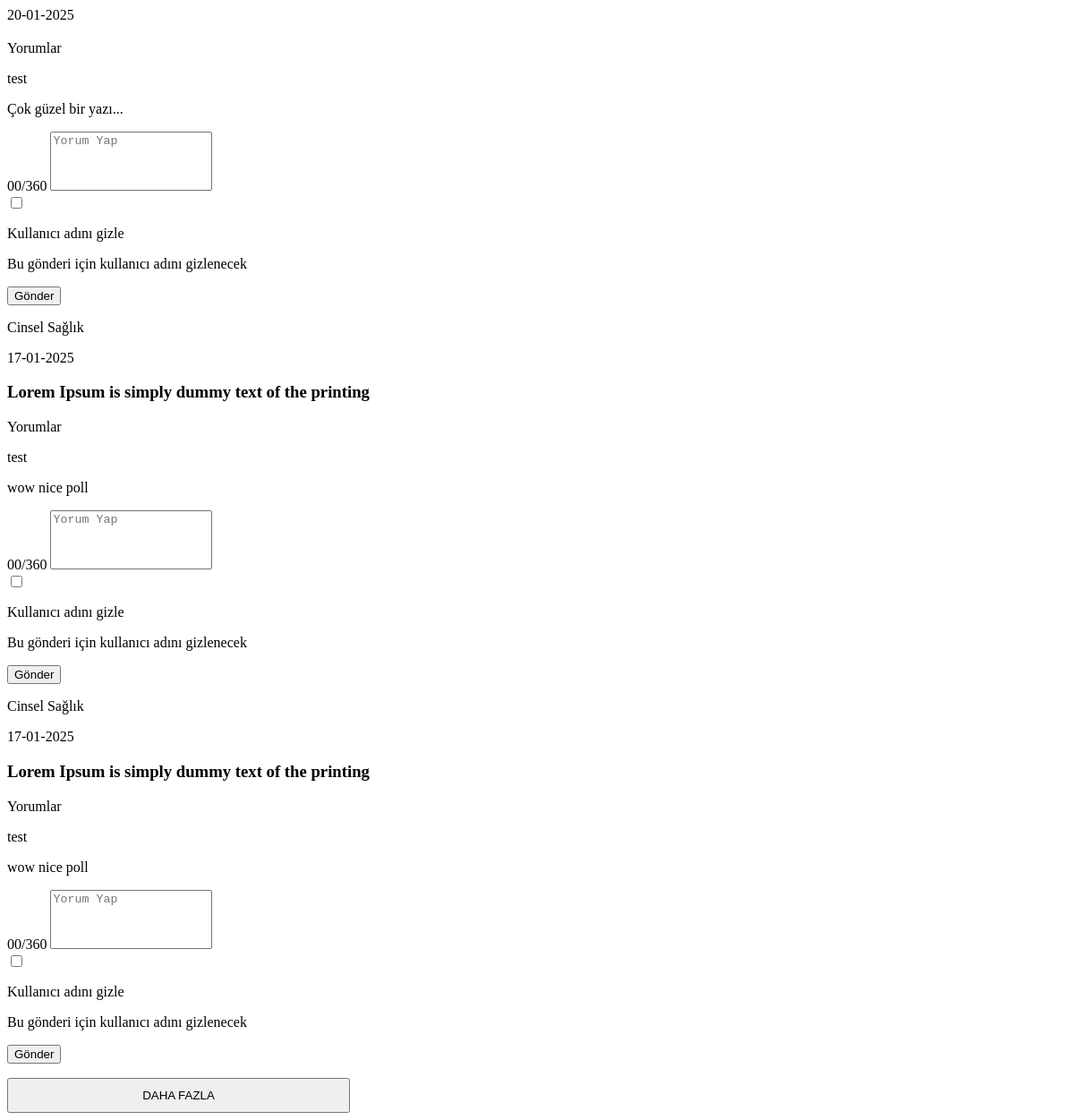
Page /profil/template-parts/comments.html (signed in) on the earlier database version.
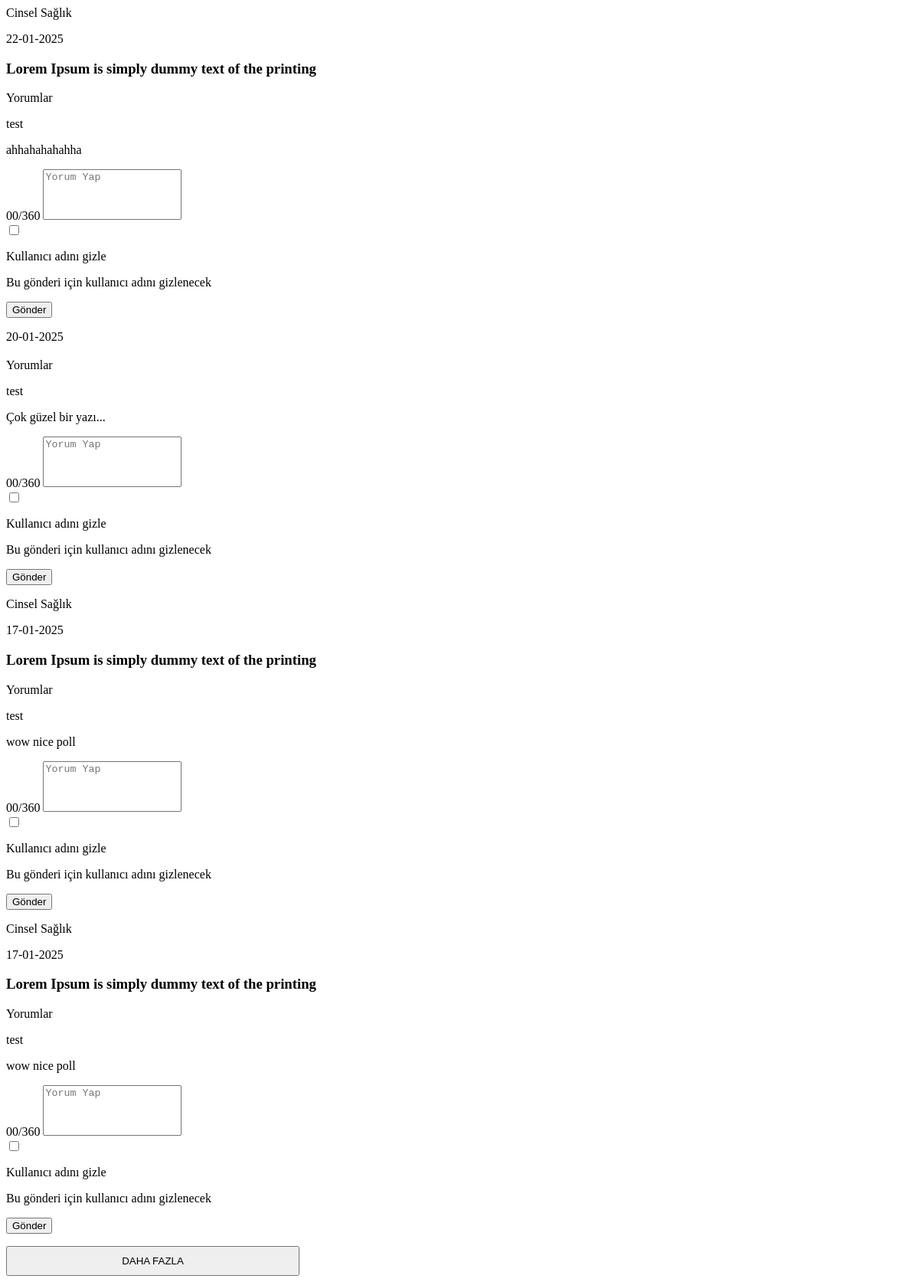
Same page on the later database version.
### tuerny_app/models.py (models this page shows, shortened)
class Comment(models.Model):
    blog = models.ForeignKey(Blog, on_delete=models.CASCADE, null=True, blank=True, related_name="comments")
    question = models.ForeignKey(Question, on_delete=models.CASCADE, null=True, blank=True, related_name="comments")
    user = models.ForeignKey(CustomUser, on_delete=models.CASCADE, related_name="comments")
    content = models.TextField()
    anonymous = models.BooleanField(default=False, help_text="Eğer seçilirse yorum anonim olarak yapılır.")
    created_at = models.DateTimeField(auto_now_add=True)
    class Meta:
        ordering = ['-created_at']

class CustomUser(AbstractUser):
    email = models.EmailField(unique=True)
    phone = models.CharField(max_length=15, unique=True, null=True, blank=True)
    birth_date = models.DateField(null=True, blank=True)
    gender = models.CharField(
        max_length=10,
        choices=[('Male', 'Erkek'), ('Female', 'Kadın'), ('Other', 'Diğer')],
        null=True,
        blank=True
    )
    REQUIRED_FIELDS = ['email', 'phone', 'birth_date', 'gender']  # Varsayılan alanlara ek olarak zorunlu alanlar
    USERNAME_FIELD = 'username'  # Kullanıcı adı olarak username kullanılacak

class Question(models.Model):
    user = models.ForeignKey(CustomUser, on_delete=models.CASCADE, related_name="questions")
    subcategory = models.ForeignKey(SubCategory, on_delete=models.CASCADE, related_name="question_category", null=True, blank=True)
    title = models.CharField(max_length=255)
    description = models.TextField()
    created_at = models.DateTimeField(auto_now_add=True)
    likes = models.ManyToManyField(CustomUser, related_name="liked_questions", blank=True)
    dislikes = models.ManyToManyField(CustomUser, related_name="disliked_questions", blank=True)

class SubCategory(models.Model):
    main_category = models.ForeignKey(MainCategory, on_delete=models.CASCADE, related_name="subcategories")
    name = models.CharField(max_length=255)
    slug = models.SlugField(max_length=255, blank=True, null=True)

### tuerny_app/views.py (the view)
# urls.py: path("profil/template-parts/comments.html", views.z, name="z"),
def z(request):
    return render(request, "tuerny_app/comments.html")

### tuerny_app/context_processors.py (called while the page is built)
def categories_context(request):
    categories = MainCategory.objects.all()
    subcategories = SubCategory.objects.all()
    blogs = Blog.objects.all()
    return {
        'categories': categories,
        'subcategories': subcategories,
        'blog': blogs
    }

### tuerny_app/templates/tuerny_app/comments.html (shortened to what this page needs)
<div class="row justify-content-center">
  <div class="col-12 col-xl-8">
    <div class="py-4">
      <div class="d-flex flex-column gap-4 saved-comments-list">
        {% for comment in request.user.comments.all  %}
        <div class="question-card">
          <div class="question-card-category">
            <p>{{comment.question.subcategory.name}}</p>
          </div>
          <div class="question-card-date">
            <p>{{ comment.created_at|date:"d-m-Y" }}</p>
          </div>
          <h3 class="question-card-title pb-2">{{comment.question.title}}</h3>
          <div class="question-card-comments">
            <div class="blog-section-title">
              <span>Yorumlar</span>
            </div>
            <div class="d-flex flex-column gap-3 mt-4">
              <div class="blog-comment-item">
                <p class="blog-comment-item-author">{{comment.user.username}}</p>
                <p class="blog-comment-item-text">{{comment.content}}</p>
              </div>
            </div>
          </div>
          <div class="mt-4">
            <form
              method="POST"
              class="ajaxFormTrue"
              action="/Controller/ajax/ajax.php?process=add-comments"
            >
              <div class="limit-counter textarea-counter">
                <label
                  for="content"
                  id="content-counter"
                  class="counter-area"
                  >00/360</label
                >
                <textarea
                  name="content"
                  class="teurny-input"
                  id="counter-textarea"
                  rows="4"
                  maxlength="360"
                  placeholder="Yorum Yap"
                  style="resize: none"
                ></textarea>
              </div>
              <div class="d-flex gap-3 mt-4">
                <div>
                  <label for="cb-1" class="teurny-checkbox">
                    <input
                      name="hidden_user_name"
                      type="checkbox"
                      id="cb-1"
                      class="d-none"
                    />
                  </label>
                </div>
                <div>
                  <p
                    class="fw-semibold font-roboto blog-comment-checkbox-label mb-1"
                  >
                    Kullanıcı adını gizle
                  </p>
                  <p class="font-roboto blog-comment-checkbox-text">
                    Bu gönderi için kullanıcı adını gizlenecek
                  </p>
                </div>
              </div>
              <button type="submit" class="teurny-footer-btn mt-4">
                Gönder
              </button>
            </form>
          </div>
        </div>
        {% endfor %}
      </div>
      <div class="row justify-content-center">
        <div class="col-12 col-lg-8">
          <div class="hstack justify-content-center mt-5">
            <button
              data-start="9"
              class="teurny-button-primary-outline saved-more-ask"
              style="width: 383px; height: 39px"
            >
              DAHA FAZLA
            </button>
          </div>
        </div>
      </div>
    </div>
  </div>
</div>

Differences in the rows shown:
added Comment: question.subcategory.name "Cinsel Sağlık", created_at "22-01-2025", question "Lorem Ipsum is simply dummy text of the printing", user.username "test", content "ahhahahahahha"
